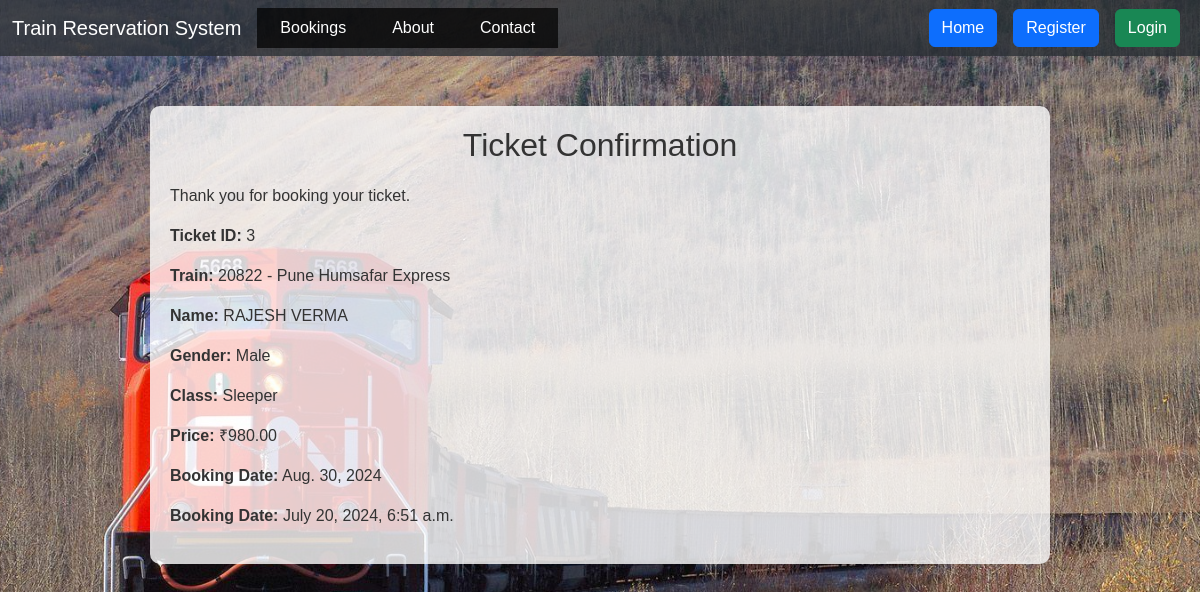
Page /reservation/ticket/3/ on the committed database.
### reservation/models.py (models this page shows, shortened)
class Ticket(models.Model):
    user = models.ForeignKey(settings.AUTH_USER_MODEL, on_delete=models.CASCADE)
    train = models.ForeignKey(Train, on_delete=models.CASCADE)
    first_name = models.CharField(max_length=100)
    last_name = models.CharField(max_length=100)
    gender = models.CharField(max_length=10)
    travel_class = models.CharField(max_length=10)
    price = models.DecimalField(max_digits=6, decimal_places=2)
    journey_date = models.DateField(null=False)
    booking_date = models.DateTimeField(auto_now_add=True)

class Train(models.Model):
    name = models.CharField(max_length=100)
    start = models.CharField(max_length=100)
    end = models.CharField(max_length=100)
    departure_time = models.TimeField()
    arrival_time = models.TimeField()
    price_sleeper = models.DecimalField(max_digits=6, decimal_places=2)
    price_3ac = models.DecimalField(max_digits=6, decimal_places=2)
    price_2ac = models.DecimalField(max_digits=6, decimal_places=2)
    price_1ac = models.DecimalField(max_digits=6, decimal_places=2)

### reservation/views.py (the view)
# urls.py: path('ticket/<int:ticket_id>/', views.ticket, name='ticket'),
def ticket(request, ticket_id):
    ticket = Ticket.objects.get(id=ticket_id)
    return render(request, 'ticket.html', {'ticket': ticket})

### reservation/templates/ticket.html
{% extends 'base.html' %}
{% block content %}
<h2>Ticket Confirmation</h2>
<p>Thank you for booking your ticket.</p>
<p><strong>Ticket ID:</strong> {{ ticket.id }}</p>
<p><strong>Train:</strong> {{ ticket.train.name }}</p>
<p><strong>Name:</strong> {{ ticket.first_name }} {{ ticket.last_name }}</p>
<p><strong>Gender:</strong> {{ ticket.gender }}</p>
<p><strong>Class:</strong> {{ ticket.travel_class }}</p>
<p><strong>Price:</strong> ₹{{ ticket.price }}</p>
<p><strong>Booking Date:</strong> {{ ticket.journey_date }}</p>
<p><strong>Booking Date:</strong> {{ ticket.booking_date }}</p>
{% endblock %}

### reservation/static/css/styles.css (style rules this page uses)
body { font-family: Arial, sans-serif; background: url('../images/bg.jpg') no-repeat center center fixed; background-size: cover; color: #333; }
h1, h2 { text-align: center; margin-bottom: 20px; }

### rows in the picture
Ticket: id "3", train.name "20822 - Pune Humsafar Express", first_name "RAJESH", last_name "VERMA", gender "Male", travel_class "Sleeper", price "980.00", journey_date "Aug. 30, 2024", booking_date "July 20, 2024, 6:51 a.m."
